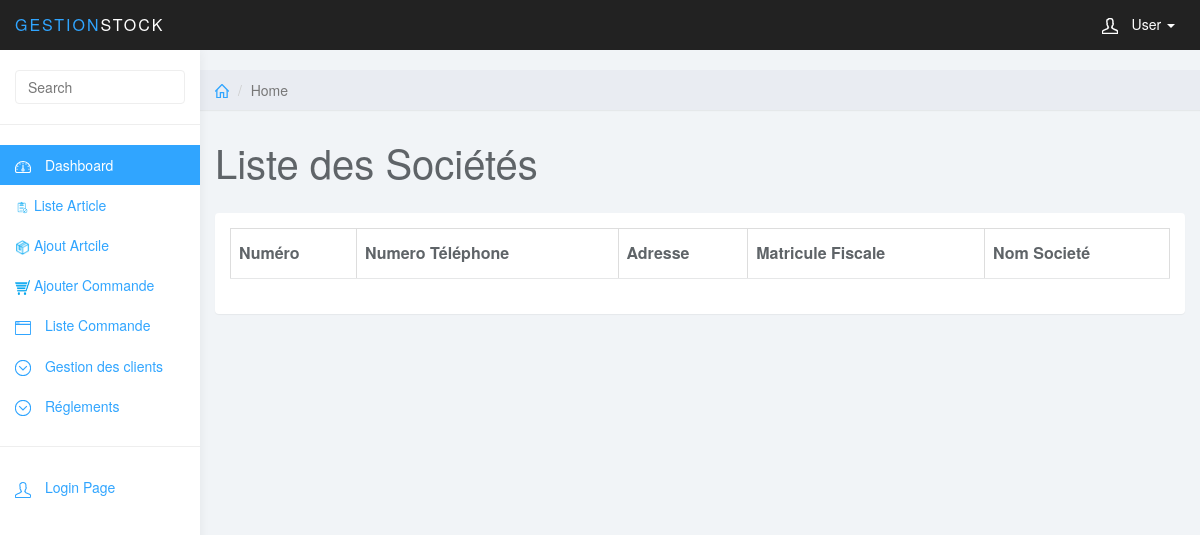
Before: /index.controller.php?action=listeSociete&controller=client with the older database file.
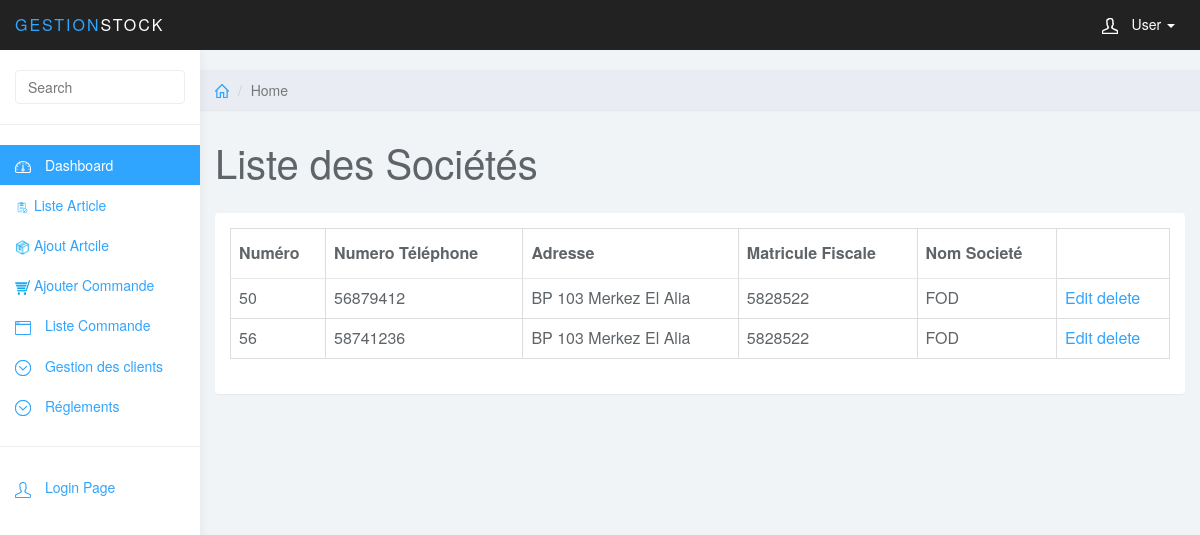
After: the same page with the newer database file.
### tables this page shows
CREATE TABLE `client` (
  `id` int(11) NOT NULL,
  `num_tel` varchar(8) NOT NULL,
  `adr_client` varchar(50) NOT NULL,
  `type_id` char(1) NOT NULL,
  `mat_fiscale` varchar(10) NOT NULL,
  `mat_client` varchar(8) NOT NULL,
  `nom_client` varchar(20) NOT NULL,
  `prenom_client` varchar(20) NOT NULL
);

### models/client.class.php (called while the page is built, shortened)
<?php
class Client
{
	public function getAll($cnx)
	{
		$query = 'SELECT * FROM client';
		$tab=$cnx->query($query)->fetchAll(PDO::FETCH_OBJ);
		return $tab;
	}
}
?>

### views/client/clientSociete_liste.php (the view, shortened to what this page needs)
<?php include('include/header.php') ?>
	<div class="col-sm-9 col-sm-offset-3 col-lg-10 col-lg-offset-2 main">
		<div class="row">
			<ol class="breadcrumb">
				<li><a href="index.php"><svg class="glyph stroked home"><use xlink:href="#stroked-home"></use></svg></a></li>
				<li class="active">Home</li>
			</ol>
		</div>
		<div class="row">
			<div class="col-lg-12">
				<h1 class="page-header">Liste des Sociétés</h1>
			</div>
		</div>
		<div class="row">
			<div class="col-lg-12">
				<div class="panel panel-default">
					<div class="panel-body">
						<table class="table table-bordered"    data-sort-name="name" data-sort-order="desc">
						    <thead>
								 <tr>
								   <th>Numéro</th>
								   <th>Numero Téléphone</th>
								   <th>Adresse</th>
								   <th>Matricule Fiscale</th>
								   <th>Nom Societé</th>
								 </tr>
							</thead>
							<?php foreach ($res as $client) {
							if($client->type_id=="1"){  ?>
							<tr>
							<td><?php echo $client->id; ?></td>
							<td><?php echo $client->num_tel; ?></td>
							<td><?php echo $client->adr_client; ?></td>
							<td><?php echo $client->mat_fiscale; ?></td>
							<td><?php echo $client->nom_client; ?></td>
							<td>
							<a href="index.controller.php?controller=client&action=showEdit&id=<?php echo $client->id; ?>">Edit</a>
							<a href="index.controller.php?controller=client&action=suppSociete&id=<?php echo $client->id; ?>"> delete</a>
							</td>
							</tr>
								<?php }}?>
						</table>
					</div>
				</div>
			</div>
		</div>
	</div>

Changed rows visible on the page:
added client: id "50", num_tel "56879412", adr_client "BP 103 Merkez El Alia", mat_fiscale "5828522", nom_client "FOD"
added client: id "56", num_tel "58741236", adr_client "BP 103 Merkez El Alia", mat_fiscale "5828522", nom_client "FOD"
